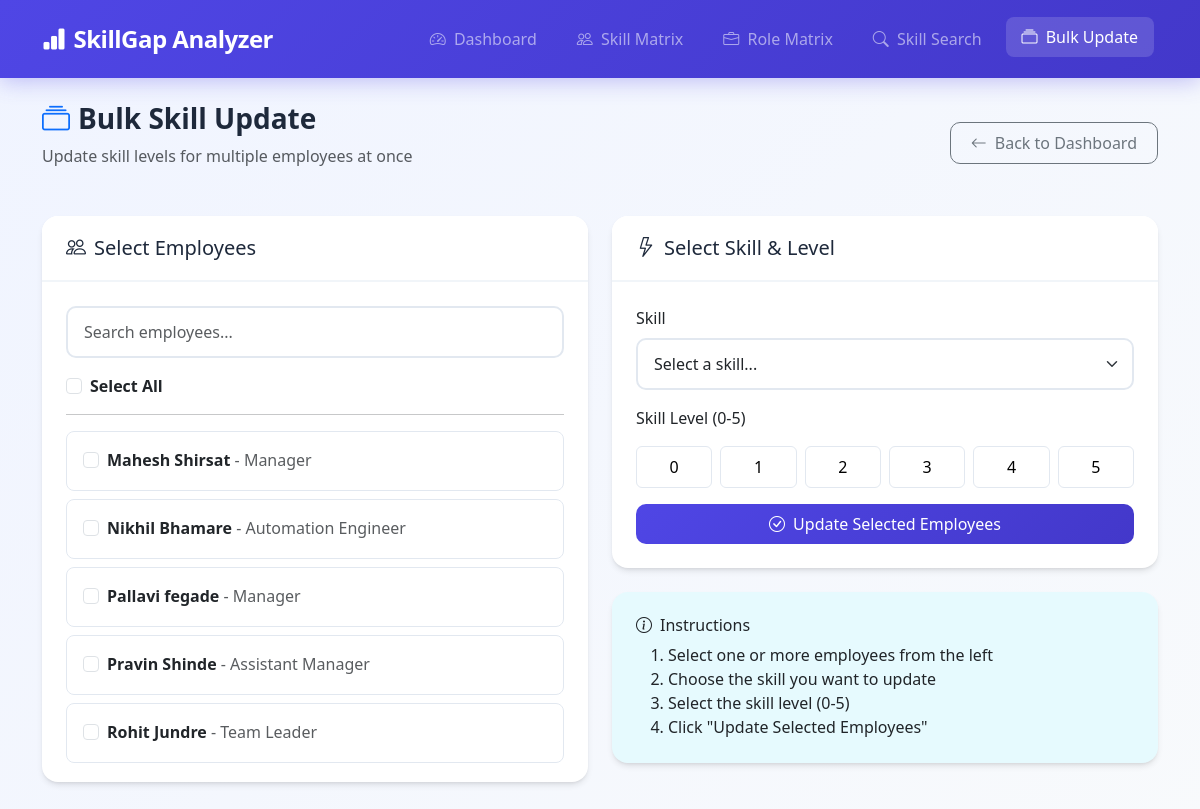
The page /bulk-skill-update/ on the database its author committed.
### gap_analysis/models.py (models this page shows, shortened)
class SkillMatrix(models.Model):
    STATUS_CHOICES = [
        ('active', 'Active'),
        ('inactive', 'Inactive'),
        ('on_leave', 'On Leave'),
    ]
    user = models.OneToOneField(User, on_delete=models.CASCADE, null=True, blank=True)
    name = models.CharField(max_length=100)
    email = models.EmailField(blank=True, null=True)
    manager = models.ForeignKey('self', on_delete=models.SET_NULL, null=True, blank=True, related_name='subordinates')
    role_matrix = models.ForeignKey(RoleMatrix, on_delete=models.SET_NULL, null=True, blank=True, help_text="Assigned Role")
    status = models.CharField(max_length=20, choices=STATUS_CHOICES, default='active')
    join_date = models.DateField(null=True, blank=True)
    class Meta:
        ordering = ['name']

class RoleMatrix(models.Model):
    title = models.CharField(max_length=100, help_text="Role/Job Title")
    department = models.CharField(max_length=100, blank=True, null=True, help_text="Department name")
    description = models.TextField(blank=True, null=True)
    class Meta:
        verbose_name_plural = "Role Matrices"
        ordering = ['title']
    @property
    def name(self):
        return self.title

### gap_analysis/views.py (the view, shortened to what this page needs)
# urls.py: path('bulk-skill-update/', views.BulkSkillUpdateView.as_view(), name='bulk_skill_update'),
class BulkSkillUpdateView(TemplateView):
    template_name = 'gap_analysis/bulk_skill_update.html'
    def get_context_data(self, **kwargs):
        context = super().get_context_data(**kwargs)
        context['employees'] = SkillMatrix.objects.select_related('role_matrix').prefetch_related('skills', 'skills__skill').order_by('name')
        context['skills'] = Skill.objects.all().order_by('name')
        return context

### gap_analysis/templates/gap_analysis/bulk_skill_update.html (shortened to what this page needs)
{% extends 'gap_analysis/base.html' %}
{% block content %}
<div class="animate-fade-in">
    <div class="page-header">
        <div>
            <h1 class="page-title">
                <i class="bi bi-collection me-2 text-primary"></i>Bulk Skill Update
            </h1>
            <p class="text-muted mt-1">Update skill levels for multiple employees at once</p>
        </div>
        <a href="{% url 'dashboard' %}" class="btn btn-outline-secondary">
            <i class="bi bi-arrow-left me-2"></i>Back to Dashboard
        </a>
    </div>
    <form method="POST">
        <div class="row">
            <div class="col-lg-6">
                <div class="card mb-4">
                    <div class="card-header">
                        <h5 class="mb-0"><i class="bi bi-people me-2"></i>Select Employees</h5>
                    </div>
                    <div class="card-body" style="max-height: 500px; overflow-y: auto;">
                        <div class="mb-3">
                            <input type="text" class="form-control" id="employeeSearch" placeholder="Search employees...">
                        </div>
                        <div class="form-check mb-2">
                            <input type="checkbox" class="form-check-input" id="selectAllEmployees">
                            <label class="form-check-label fw-bold" for="selectAllEmployees">Select All</label>
                        </div>
                        <hr>
                        {% for emp in employees %}
                        <div class="employee-card" data-name="{{ emp.name|lower }}">
                            <div class="form-check">
                                <input type="checkbox" class="form-check-input employee-checkbox"
                                       name="employee_ids" value="{{ emp.id }}" id="emp{{ emp.id }}">
                                <label class="form-check-label" for="emp{{ emp.id }}">
                                    <strong>{{ emp.name }}</strong>
                                    {% if emp.role_matrix %}
                                    <span class="text-muted"> - {{ emp.role_matrix.title }}</span>
                                    {% endif %}
                                </label>
                            </div>
                        </div>
                        {% empty %}
                        <p class="text-muted">No employees found.</p>
                        {% endfor %}
                    </div>
                </div>
            </div>
            <div class="col-lg-6">
                <div class="card mb-4">
                    <div class="card-header">
                        <h5 class="mb-0"><i class="bi bi-lightning me-2"></i>Select Skill & Level</h5>
                    </div>
                    <div class="card-body">
                        <div class="mb-3">
                            <label class="form-label">Skill</label>
                            <select name="skill_id" class="form-select" required>
                                <option value="">Select a skill...</option>
                            </select>
                        </div>
                        <div class="mb-3">
                            <label class="form-label">Skill Level (0-5)</label>
                            <div class="skill-level-grid">
                                <button type="button" class="level-btn" data-level="0">0</button>
                                <button type="button" class="level-btn" data-level="1">1</button>
                                <button type="button" class="level-btn" data-level="2">2</button>
                                <button type="button" class="level-btn" data-level="3">3</button>
                                <button type="button" class="level-btn" data-level="4">4</button>
                                <button type="button" class="level-btn" data-level="5">5</button>
                            </div>
                        </div>
                        <button type="submit" class="btn btn-primary w-100">
                            <i class="bi bi-check-circle me-2"></i>Update Selected Employees
                        </button>
                    </div>
                </div>
                <div class="card">
                    <div class="card-body bg-info bg-opacity-10">
                        <h6><i class="bi bi-info-circle me-2"></i>Instructions</h6>
                        <ol class="mb-0">
                            <li>Select one or more employees from the left</li>
                            <li>Choose the skill you want to update</li>
                            <li>Select the skill level (0-5)</li>
                            <li>Click "Update Selected Employees"</li>
                        </ol>
                    </div>
                </div>
            </div>
        </div>
    </form>
</div>
{% endblock %}

### gap_analysis/templates/gap_analysis/base.html (style rules this page uses)
:root { --primary: #4f46e5; --primary-dark: #4338ca; --secondary: #64748b; --success: #10b981; --warning: #f59e0b; --danger: #ef4444; --light: #f8fafc; --dark: #1e293b; --card-shadow: 0 4px 6px -1px rgba(0, 0, 0, 0.1), 0 2px 4px -2px rgba(0, 0, 0, 0.1); --card-hover-shadow: 0 20px 25px -5px rgba(0, 0, 0, 0.1), 0 8px 10px -6px rgba(0, 0, 0, 0.1); --transition: all 0.3s ease; }
* { box-sizing: border-box; }
body { background: linear-gradient(135deg, #f0f4ff 0%, #f8fafc 100%); min-height: 100vh; font-family: 'Segoe UI', system-ui, -apple-system, sans-serif; }
.card { border: none; border-radius: 16px; box-shadow: var(--card-shadow); transition: var(--transition); background: white; overflow: hidden; }
.card-header { background: white; border-bottom: 2px solid #f1f5f9; padding: 1.25rem 1.5rem; font-weight: 600; color: var(--dark); }
.card-body { padding: 1.5rem; }
.btn { border-radius: 10px; font-weight: 500; padding: 0.5rem 1.25rem; transition: var(--transition); }
.btn-primary { background: linear-gradient(135deg, var(--primary) 0%, var(--primary-dark) 100%); border: none; }
.form-control, .form-select { border-radius: 10px; border: 2px solid #e2e8f0; padding: 0.75rem 1rem; transition: var(--transition); }
.animate-fade-in { animation: fadeInUp 0.5s ease forwards; }

### gap_analysis/templates/gap_analysis/bulk_skill_update.html (style rules this page uses)
.page-header { display: flex; justify-content: space-between; align-items: center; margin-bottom: 2rem; }
.page-title { font-size: 1.75rem; font-weight: 700; color: #1e293b; }
.employee-card { border: 1px solid #e2e8f0; border-radius: 8px; padding: 1rem; margin-bottom: 0.5rem; transition: all 0.2s; }
.skill-level-grid { display: grid; grid-template-columns: repeat(6, 1fr); gap: 0.5rem; margin-top: 0.5rem; }
.level-btn { padding: 0.5rem; border: 1px solid #e2e8f0; border-radius: 6px; background: white; cursor: pointer; text-align: center; }

### rows shown on the page
SkillMatrix: name "Mahesh Shirsat", role_matrix "Manager"
SkillMatrix: name "Nikhil Bhamare", role_matrix "Automation Engineer"
SkillMatrix: name "Pallavi fegade", role_matrix "Manager"
SkillMatrix: name "Pravin Shinde", role_matrix "Assistant Manager"
SkillMatrix: name "Rohit Jundre", role_matrix "Team Leader"
